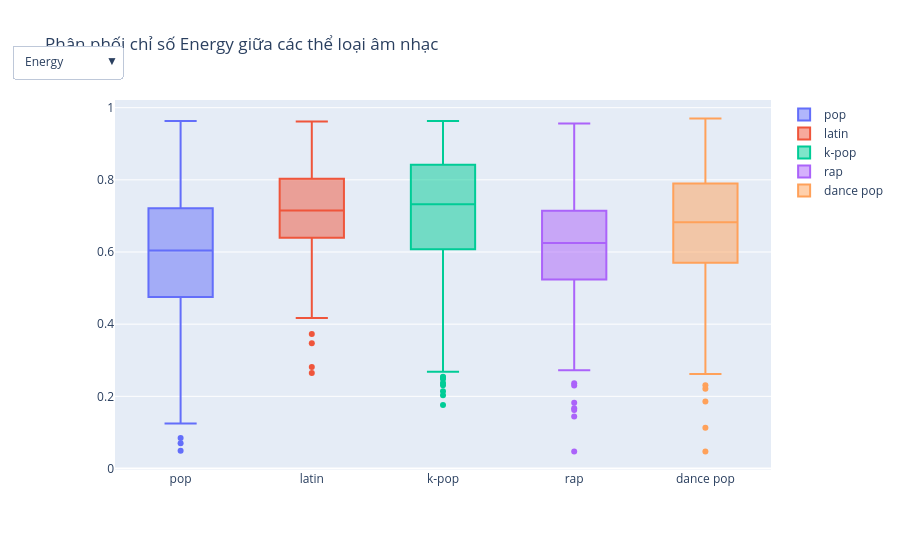

Here is the notebook cell this chart was saved with:
### Markdown cell above
## Phân phối đặc trưng âm học giữa các thể loại nhạc

### Code cell
main_genres = ['pop', 'latin', 'k-pop', 'rap', 'dance pop']
df_genre_filtered = df_tracks[df_tracks['artist_genre'].isin(main_genres)]

fig7 = go.Figure()
box_metrics = ['energy', 'danceability', 'valence', 'tempo']
box_titles = ['Energy', 'Danceability', 'Valence', 'Tempo']

for i, m in enumerate(box_metrics):
    for g in main_genres:
        sub = df_genre_filtered[df_genre_filtered['artist_genre'] == g]
        fig7.add_trace(go.Box(
            y=sub[m],
            name=g,
            visible=(i == 0)
        ))

buttons7 = []
n_g = len(main_genres)
for i, name in enumerate(box_titles):
    vis = [False] * (len(box_metrics) * n_g)
    for j in range(n_g):
        vis[i * n_g + j] = True
    buttons7.append(dict(
        label=name,
        method='update',
        args=[{'visible': vis}, {'title': 'Phân phối chỉ số ' + name + ' giữa các thể loại âm nhạc'}]
    ))

fig7.update_layout(
    title='Phân phối chỉ số Energy giữa các thể loại âm nhạc',
    updatemenus=[dict(buttons=buttons7, direction='down', x=0.01, y=1.15, showactive=True)],
    height=550
)
fig7.show()

### Figure 1 — Plotly figure (JSON) as saved in the notebook; plotly's stock layout.template omitted (floating-point values rounded to 4 significant figures; data arrays with more than 128 entries replaced by an {"elided": "..."} marker saying what was removed)
{"data": [{"name": "pop", "type": "box", "visible": true, "y": {"elided": "1138 float values"}}, {"name": "latin", "type": "box", "visible": true, "y": {"elided": "347 float values"}}, {"name": "k-pop", "type": "box", "visible": true, "y": {"elided": "504 float values"}}, {"name": "rap", "type": "box", "visible": true, "y": {"elided": "481 float values"}}, {"name": "dance pop", "type": "box", "visible": true, "y": {"elided": "438 float values"}}, {"name": "pop", "type": "box", "visible": false, "y": {"elided": "1138 float values"}}, {"name": "latin", "type": "box", "visible": false, "y": {"elided": "347 float values"}}, {"name": "k-pop", "type": "box", "visible": false, "y": {"elided": "504 float values"}}, {"name": "rap", "type": "box", "visible": false, "y": {"elided": "481 float values"}}, {"name": "dance pop", "type": "box", "visible": false, "y": {"elided": "438 float values"}}, {"name": "pop", "type": "box", "visible": false, "y": {"elided": "1138 float values"}}, {"name": "latin", "type": "box", "visible": false, "y": {"elided": "347 float values"}}, {"name": "k-pop", "type": "box", "visible": false, "y": {"elided": "504 float values"}}, {"name": "rap", "type": "box", "visible": false, "y": {"elided": "481 float values"}}, {"name": "dance pop", "type": "box", "visible": false, "y": {"elided": "438 float values"}}, {"name": "pop", "type": "box", "visible": false, "y": {"elided": "1138 float values"}}, {"name": "latin", "type": "box", "visible": false, "y": {"elided": "347 float values"}}, {"name": "k-pop", "type": "box", "visible": false, "y": {"elided": "504 float values"}}, {"name": "rap", "type": "box", "visible": false, "y": {"elided": "481 float values"}}, {"name": "dance pop", "type": "box", "visible": false, "y": {"elided": "438 float values"}}], "layout": {"height": 550, "title": {"text": "Phân phối chỉ số Energy giữa các thể loại âm nhạc"}, "updatemenus": [{"buttons": [{"args": [{"visible": [true, true, true, true, true, false, false, false, false, false, false, false, false, false, false, false, false, false, false, false]}, {"title": "Phân phối chỉ số Energy giữa các thể loại âm nhạc"}], "label": "Energy", "method": "update"}, {"args": [{"visible": [false, false, false, false, false, true, true, true, true, true, false, false, false, false, false, false, false, false, false, false]}, {"title": "Phân phối chỉ số Danceability giữa các thể loại âm nhạc"}], "label": "Danceability", "method": "update"}, {"args": [{"visible": [false, false, false, false, false, false, false, false, false, false, true, true, true, true, true, false, false, false, false, false]}, {"title": "Phân phối chỉ số Valence giữa các thể loại âm nhạc"}], "label": "Valence", "method": "update"}, {"args": [{"visible": [false, false, false, false, false, false, false, false, false, false, false, false, false, false, false, true, true, true, true, true]}, {"title": "Phân phối chỉ số Tempo giữa các thể loại âm nhạc"}], "label": "Tempo", "method": "update"}], "direction": "down", "showactive": true, "x": 0.01, "y": 1.15}]}}
